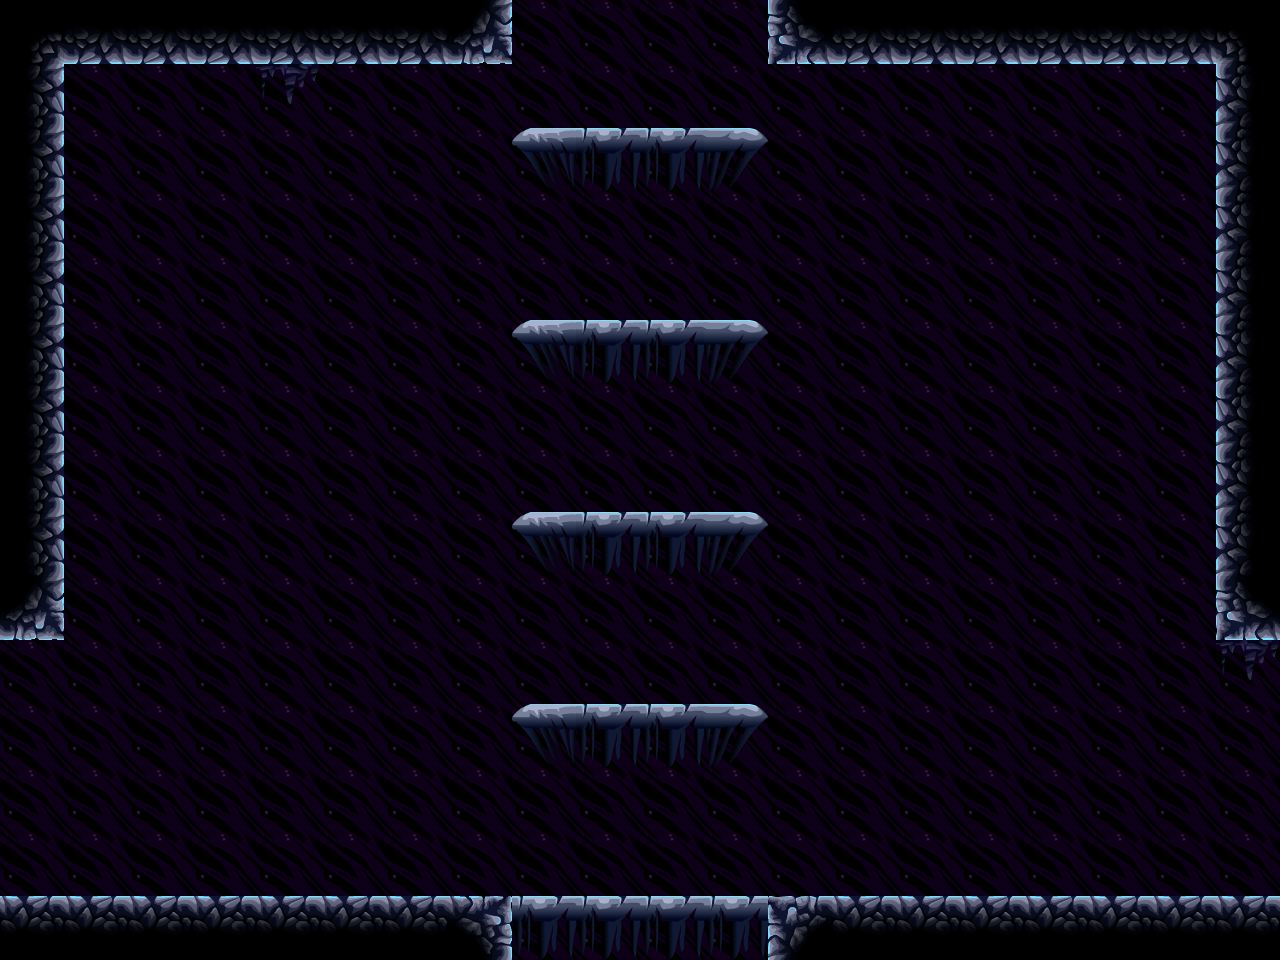

Below is a game level as drawn by its tile map, then a one-line description and the .tmx that defines it (tile-layer data replaced by summaries):
An orthogonal 20x15 tile map with 64x64 px tiles, 3 tile layers (Background, bg2, Level) and 4 objects (4x door).

<map version="1.0" orientation="orthogonal" width="20" height="15" tilewidth="64" tileheight="64">
 <tileset firstgid="1" name="tiles" tilewidth="64" tileheight="64">
  <image source="../../images/tilesets/cave1.png" width="512" height="1024" />
  <terraintypes>
   <terrain name="crossable" tile="13" />
   <terrain name="crossable" tile="14" />
   <terrain name="crossable" tile="15" />
  </terraintypes>
 </tileset>
 <layer name="Background" width="20" height="15">
  <properties>
   <property name="nocollide" value="true" />
   <property name="tileset" value="tiles" />
  </properties>
  <data>[300 cells, 300 non-empty, 1 distinct tile ids]</data>
 </layer>
 <layer name="bg2" width="20" height="15">
  <properties>
   <property name="nocollide" value="true" />
   <property name="tileset" value="tiles" />
  </properties>
  <data>[300 cells, 2 non-empty, 1 distinct tile ids]</data>
 </layer>
 <layer name="Level" width="20" height="15">
  <properties>
   <property name="tileset" value="tiles" />
  </properties>
  <data>[300 cells, 70 non-empty, 13 distinct tile ids]</data>
 </layer>
 <objectgroup name="doors" width="20" height="15">
  <object name="door" type="door" gid="19" x="512" y="64">
   <properties>
    <property name="direction" value="up" />
   </properties>
  </object>
  <object name="door" type="door" gid="19" x="0" y="704">
   <properties>
    <property name="direction" value="left" />
   </properties>
  </object>
  <object name="door" type="door" gid="19" x="1216" y="704">
   <properties>
    <property name="direction" value="right" />
   </properties>
  </object>
  <object name="door" type="door" gid="19" x="512" y="960">
   <properties>
    <property name="direction" value="down" />
   </properties>
  </object>
 </objectgroup>
</map>
